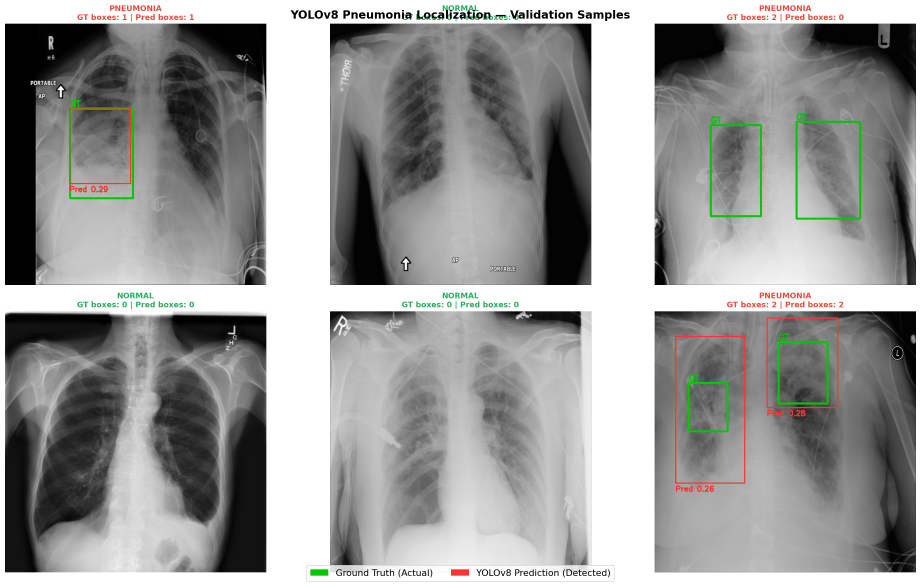
#> input picture models/yolo_inference_samples.png, 2762 x 1759 px (shown at 1/3 size)
$ python -i preprocessor.py   (imports and definitions only)
#> lines starting #> are read from the running program, lines starting #| are printed output that depends on the picture
#> further down, picture is the input picture: shape (1759, 2762, 3); mean B, G, R 152.3, 153.5, 153.2
import cv2
import numpy as np
from pathlib import Path
from typing import Union
from config import IMG_SIZE


def preprocess_image(
    image_source: Union[str, Path, bytes, np.ndarray],
    img_size: int = IMG_SIZE
) -> np.ndarray:
    """
    Preprocess an image for Pneumonia CNN model inference.

    Pipeline:
      1. Load as grayscale (matches training notebook data pipeline).
      2. Resize to (img_size, img_size).
      3. Stack grayscale into 3-channel pseudo-RGB.
      4. Normalize pixel values to [0.0, 1.0].
      5. Reshape to batch format (1, img_size, img_size, 3).

    Args:
        image_source: File path (str/Path), raw bytes, or existing numpy array.
        img_size: Target square image dimension (default 128).

    Returns:
        np.ndarray: Batch tensor of shape (1, img_size, img_size, 3) in float32.

    Raises:
        ValueError: If the image cannot be read or decoded.
    """
#> called with img_size = 128
    img_gray = None

    if isinstance(image_source, (str, Path)):
        file_path_str = str(image_source)
        img_gray = cv2.imread(file_path_str, cv2.IMREAD_GRAYSCALE)
    elif isinstance(image_source, bytes):
        nparr = np.frombuffer(image_source, np.uint8)
        img_gray = cv2.imdecode(nparr, cv2.IMREAD_GRAYSCALE)
    elif isinstance(image_source, np.ndarray):
        if image_source.ndim == 3 and image_source.shape[2] == 3:
            img_gray = cv2.cvtColor(image_source, cv2.COLOR_BGR2GRAY)
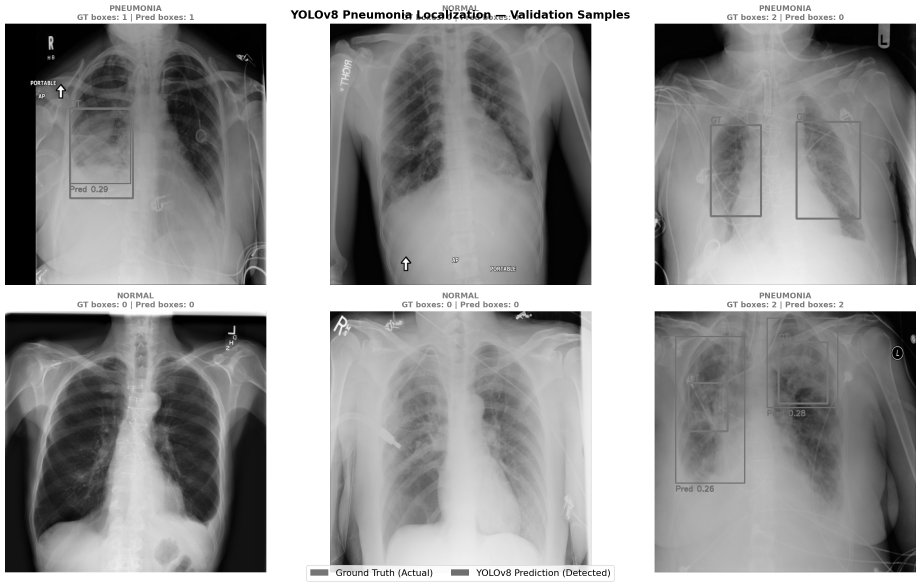
#> img_gray: shape (1759, 2762) (shown at 1/3 size); min 0, max 255, mean 153.3
        elif image_source.ndim == 2:
            img_gray = image_source
        else:
            raise ValueError(f"Unsupported array shape for image: {image_source.shape}")
    else:
        raise ValueError(f"Unsupported image_source type: {type(image_source)}")

    if img_gray is None or img_gray.size == 0:
        raise ValueError("Failed to decode image. File may be corrupted or not a valid image format.")

    # Resize to model input dimensions
    resized = cv2.resize(img_gray, (img_size, img_size), interpolation=cv2.INTER_AREA)
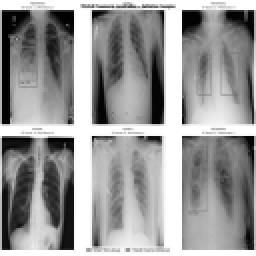
#> resized: shape (128, 128) (shown 2 times larger); min 0, max 255, mean 153.3

    # Merge into 3 channels for transfer learning backbones
    img_rgb = cv2.merge([resized, resized, resized])

    # Normalize to [0.0, 1.0]
    normalized = img_rgb.astype(np.float32) / 255.0

    # Reshape to (1, img_size, img_size, 3)
    batch_tensor = np.expand_dims(normalized, axis=0)

    return batch_tensor

>>> import cv2
>>> picture = cv2.imread('../../models/yolo_inference_samples.png')
>>> result = preprocess_image(picture)
